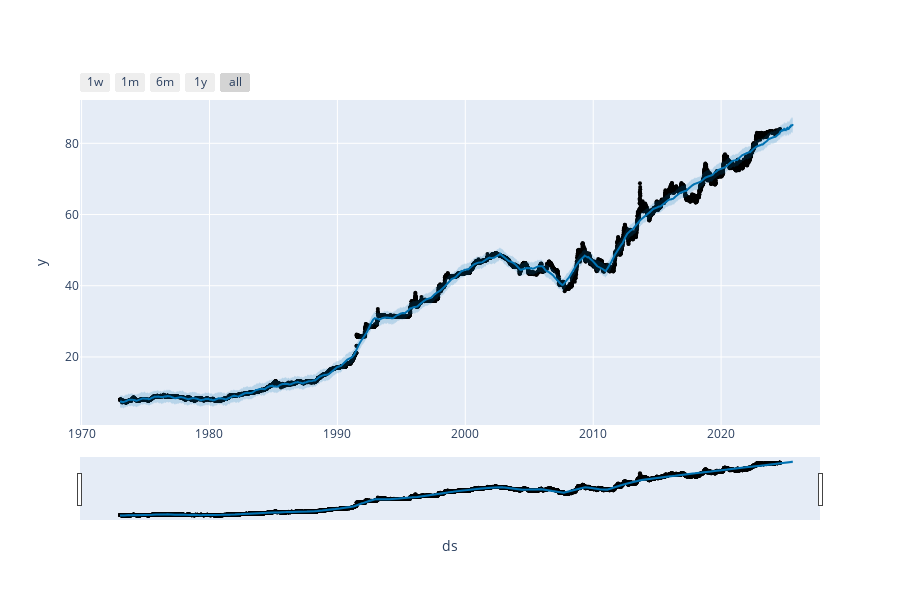

Notebook code for this chart:
### Code cell
from prophet.plot import plot_plotly
import plotly.graph_objs as go
print(go)

plot_plotly(m, forecast)

### Figure 1 — Plotly figure (JSON) as saved in the notebook; plotly's stock layout.template omitted (floating-point values rounded to 4 significant figures; data arrays with more than 128 entries replaced by an {"elided": "..."} marker saying what was removed)
{"data": [{"marker": {"color": "black", "size": 4}, "mode": "markers", "name": "Actual", "type": "scatter", "x": {"elided": "12936 str values"}, "y": {"elided": "12936 float values"}}, {"hoverinfo": "skip", "line": {"width": 0}, "mode": "lines", "type": "scatter", "x": {"elided": "13301 str values"}, "y": {"elided": "13301 float values"}}, {"fill": "tonexty", "fillcolor": "rgba(0, 114, 178, 0.2)", "line": {"color": "#0072B2", "width": 2}, "mode": "lines", "name": "Predicted", "type": "scatter", "x": {"elided": "13301 str values"}, "y": {"elided": "13301 float values"}}, {"fill": "tonexty", "fillcolor": "rgba(0, 114, 178, 0.2)", "hoverinfo": "skip", "line": {"width": 0}, "mode": "lines", "type": "scatter", "x": {"elided": "13301 str values"}, "y": {"elided": "13301 float values"}}], "layout": {"height": 600, "showlegend": false, "width": 900, "xaxis": {"rangeselector": {"buttons": [{"count": 7, "label": "1w", "step": "day", "stepmode": "backward"}, {"count": 1, "label": "1m", "step": "month", "stepmode": "backward"}, {"count": 6, "label": "6m", "step": "month", "stepmode": "backward"}, {"count": 1, "label": "1y", "step": "year", "stepmode": "backward"}, {"step": "all"}]}, "rangeslider": {"visible": true}, "title": {"text": "ds"}, "type": "date"}, "yaxis": {"title": {"text": "y"}}}}
